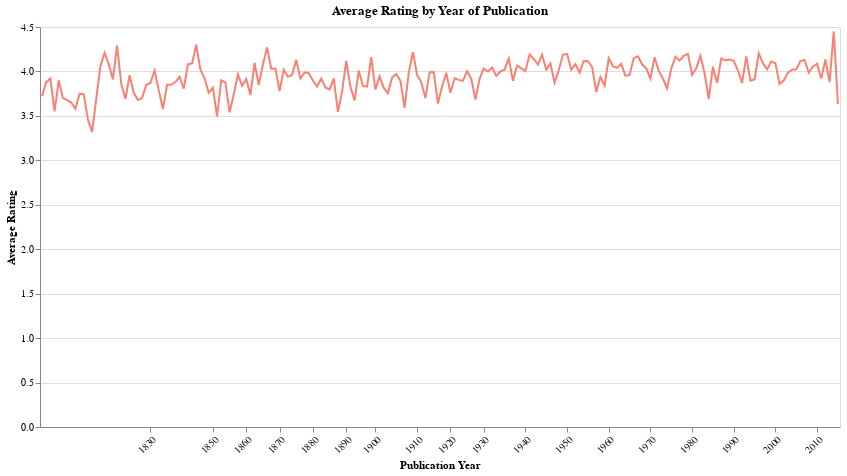

The code cell stored with this chart in its notebook:
### Markdown cell above
### c) Popularity Over Time

### Code cell
# Generate a list of decades (every 10 years)
decades_to_show = list(range(min(avg_rating_by_year['pub_year']) // 10 * 10, max(avg_rating_by_year['pub_year']) + 10, 10))

chart3 = alt.Chart(avg_rating_by_year).mark_line(color='salmon').encode(
    x=alt.X('pub_year:O', title='Publication Year', axis=alt.Axis(values=decades_to_show, labelAngle=-45)),
    y=alt.Y('gr_avg_rating:Q', title='Average Rating')
).properties(
    title='Average Rating by Year of Publication',
    width=800,
    height=400
)

chart3

### Figure 1 — Vega-Lite specification as saved in the notebook (floating-point values rounded to 4 significant figures; data arrays with more than 128 entries replaced by an {"elided": "..."} marker saying what was removed)
{"config": {"view": {"continuousWidth": 300, "continuousHeight": 300}}, "data": {"name": "data-70e83af3077c1757c91bad1bedcac4d0"}, "mark": {"type": "line", "color": "salmon"}, "encoding": {"x": {"axis": {"labelAngle": -45, "values": [1020, 1030, 1040, 1050, 1060, 1070, 1080, 1090, 1100, 1110, 1120, 1130, 1140, 1150, 1160, 1170, 1180, 1190, 1200, 1210, 1220, 1230, 1240, 1250, 1260, 1270, 1280, 1290, 1300, 1310, 1320, 1330, 1340, 1350, 1360, 1370, 1380, 1390, 1400, 1410, 1420, 1430, 1440, 1450, 1460, 1470, 1480, 1490, 1500, 1510, 1520, 1530, 1540, 1550, 1560, 1570, 1580, 1590, 1600, 1610, 1620, 1630, 1640, 1650, 1660, 1670, 1680, 1690, 1700, 1710, 1720, 1730, 1740, 1750, 1760, 1770, 1780, 1790, 1800, 1810, 1820, 1830, 1840, 1850, 1860, 1870, 1880, 1890, 1900, 1910, 1920, 1930, 1940, 1950, 1960, 1970, 1980, 1990, 2000, 2010, 2020]}, "field": "pub_year", "title": "Publication Year", "type": "ordinal"}, "y": {"field": "gr_avg_rating", "title": "Average Rating", "type": "quantitative"}}, "height": 400, "title": "Average Rating by Year of Publication", "width": 800, "$schema": "https://vega.github.io/schema/vega-lite/v5.8.0.json", "datasets": {"data-70e83af3077c1757c91bad1bedcac4d0": {"elided": "192 records"}}}
